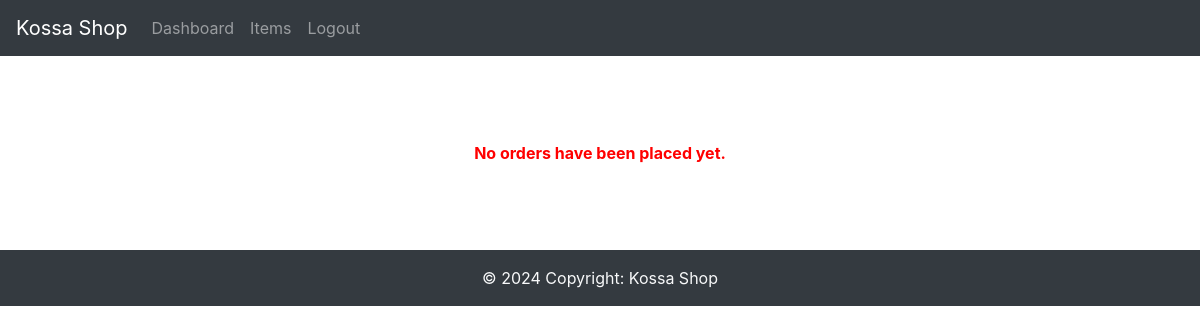
/admin/ (signed in), run on an earlier commit of the app's database.
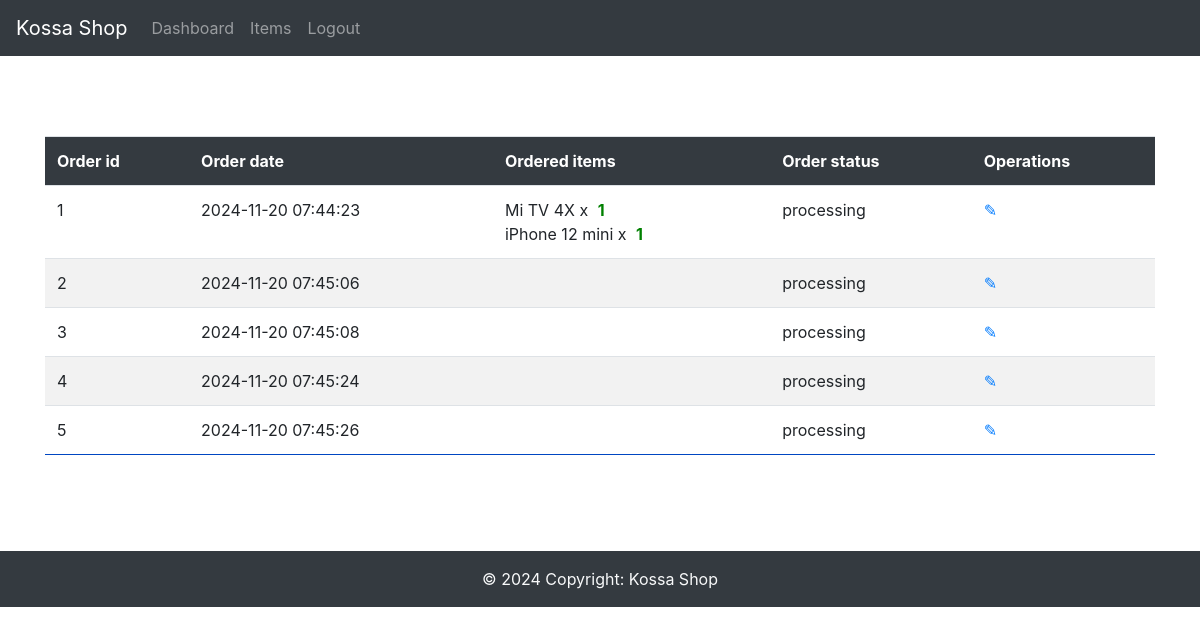
And on a later commit of the database.
### app/db_models.py (models this page shows)
class Order(db.Model):
    __tablename__ = "orders"
    id = db.Column(db.Integer, primary_key=True)
    uid = db.Column(db.Integer, db.ForeignKey('users.id'), nullable=False)
    date = db.Column(db.DateTime, nullable=False)
    status = db.Column(db.String(50), nullable=False)
    items = db.relationship("Ordered_item", backref="order")

class Ordered_item(db.Model):
    __tablename__ = "ordered_items"
    id = db.Column(db.Integer, primary_key=True)
    oid = db.Column(db.Integer, db.ForeignKey('orders.id'), nullable=False)
    itemid = db.Column(db.Integer, db.ForeignKey('items.id'), nullable=False)
    quantity = db.Column(db.Integer, db.ForeignKey('cart.quantity'), nullable=False)

class Item(db.Model):
    __tablename__ = "items"
    id = db.Column(db.Integer, primary_key=True)
    name = db.Column(db.String(100), nullable=False)
    price = db.Column(db.Float, nullable=False)
    category = db.Column(db.Text, nullable=False)
    image = db.Column(db.String(250), nullable=False)
    details = db.Column(db.String(250), nullable=False)
    price_id = db.Column(db.String(250), nullable=False)
    orders = db.relationship("Ordered_item", backref="item")
    in_cart = db.relationship("Cart", backref="item")

### app/funcs.py (the view)
	def wrapper(*args, **kwargs):
		if current_user.is_authenticated and current_user.admin == 0:
			return func(*args, **kwargs)
		else:
			return "You are not Authorized to access this URL."

### app/__init__.py (called while the page is built)
@app.context_processor
def inject_now():
	return {'now': datetime.utcnow()}

@login_manager.user_loader
def load_user(user_id):
	return User.query.get(user_id)

### app/admin/routes.py (called while the page is built)
@admin.route('/')
@admin_only
def dashboard():
    orders = Order.query.all()
    return render_template("admin/home.html", orders=orders)

### app/funcs.py (called while the page is built)
def admin_only(func):
	def wrapper(*args, **kwargs):
		if current_user.is_authenticated and current_user.admin == 0:
			return func(*args, **kwargs)
		else:
			return "You are not Authorized to access this URL."
	wrapper.__name__ = func.__name__
	return wrapper

### app/admin/templates/admin/home.html (shortened to what this page needs)
{% extends "admin/base.html" %}
{% block content %}
    {% if not orders %}
		<div class="flash-error">No orders have been placed yet.</div>
	{% else %}
    <table class="table table-striped">
        <tr>
            <th>Order id</th>
            <th>Order date</th>
			<th>Ordered items</th>
			<th>Order status</th>
			<th>Operations</th>
        </tr>
    {% for order in orders %}
        <tr>
            <td>{{ order.id }}</td>
            <td>{{ order.date.strftime('%Y-%m-%d %H:%M:%S') }}</td>
			<td>
				{% for i in order.items %}
				{{ i.item.name }} x <span class="success">{{ i.quantity }}</span><br>
				{% endfor %}
			</td>
			<td>{{ order.status }}</td>
			<td>
				<a href="{{ url_for('admin.edit', type='order', id=order.id) }}">&#9998;</a>
			</td>
        </tr>
    {% endfor %}
    </table>
	{% endif %}
{% endblock %}

### app/admin/templates/admin/base.html (shortened to what this page needs)
{% import "bootstrap/wtf.html" as wtf %}
<!DOCTYPE html>
<html lang="en">
  <head>
    <link rel="stylesheet" href="https://maxcdn.bootstrapcdn.com/bootstrap/4.0.0/css/bootstrap.min.css">
    <link rel="stylesheet" type="text/css" href="{{ url_for('admin.static', filename='styles.css') }}">
  </head>
  <body>
    <nav class="navbar navbar-expand-lg navbar-dark bg-dark">
      <a class="navbar-brand" href="{{ url_for('home') }}">Kossa Shop</a>
      <div class="collapse navbar-collapse" id="navbarNav">
        <ul class="navbar-nav">
          <li class="nav-item">
            <a class="nav-link" href="{{ url_for('admin.dashboard') }}">Dashboard</a>
          </li>
          {% if not current_user.is_authenticated %}
            <li class="nav-item">
              <a class="nav-link" href="{{ url_for('login') }}">Login</a>
            </li>
            <li class="nav-item">
              <a class="nav-link" href="{{ url_for('register') }}">Register</a>
            </li>
          {% else %}
            <li class="nav-item">
              <a class="nav-link" href="{{ url_for('admin.items') }}">Items</a>
            </li>
            <li class="nav-item">
              <a class="nav-link" href="{{ url_for('logout') }}">Logout</a>
            </li>
          {% endif %}
        </ul>
      </div>
    </nav>
    <div class="container">
      <div class="main">
        {% block content %}
        {% endblock %}
      </div>
    </div>
    <footer class="bg-dark text-center text-lg-start text-light">
      <div class="text-center p-3">
        © {{ now.year }} Copyright:
        Kossa Shop
      </div>
    </footer>
  </body>
</html>

### app/admin/static/styles.css (style rules this page uses)
.main { padding: 10vh 0; }
table { margin: 0 auto; }
table th { color: white; background-color: #343a40; padding: 15px; }
table tr { border-bottom:1px solid #0046C2; }
table td, th { padding:5px 30px; }
.flash-error, .help-block, .success { text-align: center; padding: 5px; font-weight:bold; }
.success { color:green; }

What changed in the data, as far as the page shows it:
added Order: id "1", date "2024-11-20 07:44:23", status "processing"
added Ordered_item: item.name "Mi TV 4X", quantity "1"
added Ordered_item: item.name "iPhone 12 mini", quantity "1"
added Order: id "2", date "2024-11-20 07:45:06", status "processing"
added Order: id "3", date "2024-11-20 07:45:08", status "processing"
added Order: id "4", date "2024-11-20 07:45:24", status "processing"
added Order: id "5", date "2024-11-20 07:45:26", status "processing"
Also different on the page:
text no longer shown: "No orders have been placed yet."
text now shown: "Order id Order date Ordered items Order status Operations"
